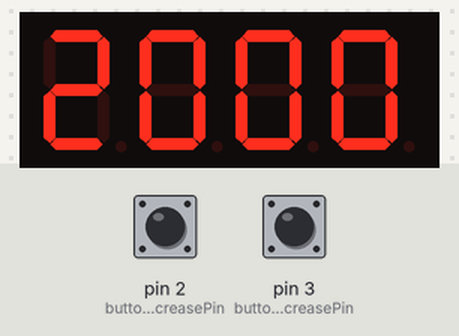
Simulated run of this sketch. Board: Arduino Uno, built with avr-gcc and run on an emulated ATmega328P. On the bench: 4-digit seven-segment display. Wiring (inferred from the names in the program): shift register (74HC595): data pin 12; shift clock pin 9; latch pin 11; 4-digit 7-segment display, segments lit when HIGH: segments Q0, Q2, Q6, Q4, Q3, Q1, Q7, Q5; digit selects pin 7, pin 6, pin 5, pin 4. The test bench sets the inputs (shaded band); at power-on: pin 2 (buttonIncreasePin) HIGH, pin 3 (buttonDecreasePin) HIGH. The segment pins are drawn as the display they are named for.

Above: at 1.2 s.
1.3 s: pin 2 (buttonIncreasePin) pulled LOW for 0.15 s
At 1.9 s:
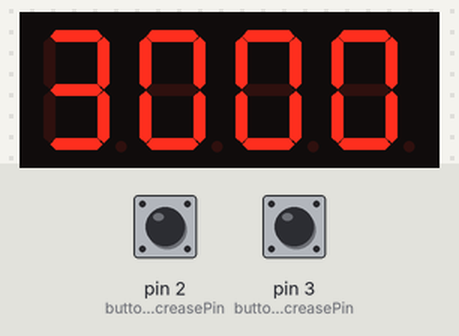
2.9 s: pin 2 (buttonIncreasePin) pulled LOW for 1 s
At 3.3 s:
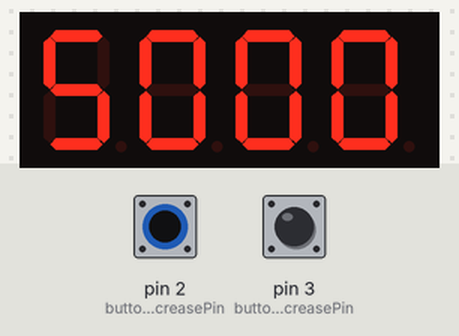
Timing chart, 0 to 5.9 s (numbered marks = the images above; inputs shaded):
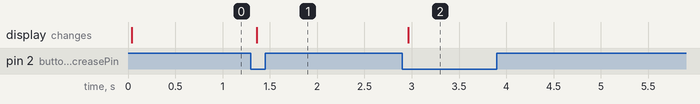

Measured:
- after the input at 1.3 s, the display: changes after 0.06 s (image 1)
- after the input at 2.9 s, the display: changes after 0.06 s (image 2)

The sketch:

Prime_Four_Digital_Display.ino
```cpp
// Frank Feng
// Prime Number Display

/* ***************************************************
 *                Port Configuration                 *
 *************************************************** */

const int dataPin  = 12;  // 74HC595 pin 8 DS
const int latchPin = 11;  // 74HC595 pin 9 STCP
const int clockPin = 9;   // 74HC595 pin 10 SHCP
const int digit0   = 7;   // 7-Segment pin D4
const int digit1   = 6;   // 7-Segment pin D3
const int digit2   = 5;   // 7-Segment pin D2
const int digit3   = 4;   // 7-Segment pin D1
const int buttonIncreasePin = 2; // Increase button
const int buttonDecreasePin = 3; // Decrease button

/* ***************************************************
 *                Global Variables                   *
 *************************************************** */

unsigned char table[]=
    {   0x5F,  // = 0
        0x44,  // = 1
        0x9D,  // = 2
        0xD5,  // = 3
        0xC6,  // = 4
        0xD3,  // = 5
        0xDB,  // = 6
        0x45,  // = 7
        0xDF,  // = 8
        0xC7,  // = 9
    };
unsigned char digitDP = 32;  // 0x20 - adds this to digit to show decimal point
unsigned char controlDigits[] = {digit0, digit1, digit2, digit3}; // Control transistor
unsigned char displayDigits[] = {0, 0, 0, 0}; // Store actual display value number
unsigned int nth = 1; // Current nth prime
unsigned char debound = 0;
int brightness = 90;   // valid range of 0-100, 100=brightest

/* ***************************************************
 *                   Void Setup                      *
 *************************************************** */

void setup() {
    pinMode(latchPin,OUTPUT);
    pinMode(clockPin,OUTPUT);
    pinMode(dataPin,OUTPUT);
    pinMode(buttonIncreasePin, INPUT_PULLUP);
    pinMode(buttonDecreasePin, INPUT_PULLUP);
    for (int x=0; x<4; x++){
        pinMode(controlDigits[x],OUTPUT);
        digitalWrite(controlDigits[x],LOW);  // Turns off the digit
    }
}

/* ***************************************************
 *                   Functions                       *
 *************************************************** */

void DisplaySegments(int number){
     for (int i = 0; i < 4; i++) {
      // Get individual digit of number w/ modulo
       displayDigits[i] = table[static_cast<int>(number / pow(10, i)) % 10];
    }

    for (int x=0; x<4; x++){
        for (int j=0; j<4; j++){
            digitalWrite(controlDigits[j],LOW);    // turn off digits
        }
        digitalWrite(latchPin,LOW);            // Latch = 0, Enable Data
        shiftOut(dataPin,clockPin,MSBFIRST,displayDigits[x]); // Store Data
        digitalWrite(latchPin,HIGH);           // Latch = 1, Send Data
        digitalWrite(controlDigits[x],HIGH);   // turn on one digit
        delay(1);                              // 1 ms delay
    }
    for (int j=0; j<4; j++){
        digitalWrite(controlDigits[j],LOW);    // turn off digits
    }
}

/* ***************************************************
 *              Willans' Prime Factory                *
 *************************************************** */

unsigned long factorial(int num) {
  // Factorial function using recursion
  if (num == 0 || num == 1) {
    return 1;
  } else {
    return num * factorial(num - 1);
  }
}

unsigned long nthPrimeWillans(int n) {
  unsigned long result = 1;

  for (int i = 1; i <= pow(2, n); i++) {
    float innerSum = 0.0;

    for (int j = 1; j <= i; j++) {
      innerSum += floor(pow(cos(PI * (factorial(j - 1) + 1) / j), 2));
    }
    result += floor(pow(n / innerSum, 1.0 / n));
  }
  return result;
}


/* ***************************************************
 *              Sieve of Eratosthenes                *
 *************************************************** */

void sieveOfEratosthenes(bool prime[], int n) {
  for (int p = 2; p * p <= n; p++) {
    if (prime[p]) {
      for (int i = p * p; i <= n; i += p)
        prime[i] = false;
    }
  }
}

unsigned int nthPrimeEratosthenes(int n) {
  const int MAX_SIZE = 8000;
  bool prime[MAX_SIZE];
  memset(prime, true, sizeof(prime));

  sieveOfEratosthenes(prime, MAX_SIZE);

  int count = 0;
  unsigned long result = 0;

  for (int p = 2; p < MAX_SIZE; p++) {
    if (prime[p]) {
      count++;
      if (count == n) {
        result = p;
        break;
      }
    }
  }

  return result;
}

/* ***************************************************
 *              Sieve of Atkins                      *
 *************************************************** */

void sieveOfAtkins(bool *isPrime) {
  const int MAX_LIMIT = 8000;

  int sqrtLimit = static_cast<int>(sqrt(MAX_LIMIT));
  for (int x = 1; x <= sqrtLimit; x++) {
    for (int y = 1; y <= sqrtLimit; y++) {
      int n = (4 * x * x) + (y * y);
      if (n <= MAX_LIMIT && (n % 12 == 1 || n % 12 == 5))
        isPrime[n] = !isPrime[n];

      n = (3 * x * x) + (y * y);
      if (n <= MAX_LIMIT && n % 12 == 7)
        isPrime[n] = !isPrime[n];

      n = (3 * x * x) - (y * y);
      if (x > y && n <= MAX_LIMIT && n % 12 == 11)
        isPrime[n] = !isPrime[n];
    }
  }

  for (int x = 5; x <= sqrtLimit; x++) {
    if (isPrime[x]) {
      for (int y = x * x; y <= MAX_LIMIT; y += x * x) {
        isPrime[y] = false;
      }
    }
  }

  isPrime[2] = isPrime[3] = true;
}

int nthPrimeAtkins(int nth) {
  const int MAX_LIMIT = 8000;
  bool *isPrime = new bool[MAX_LIMIT + 1];
  memset(isPrime, false, (MAX_LIMIT + 1) * sizeof(bool));

  sieveOfAtkins(isPrime);

  int count = 0;
  for (int i = 2; i <= MAX_LIMIT; i++) {
    if (isPrime[i]) {
      count++;
      if (count == nth) {
        delete[] isPrime;
        return i;
      }
    }
  }
}


/* ***************************************************
 *                   Void Loop                       *
 *************************************************** */

void loop() {

    // DisplaySegments(nthPrimeWillans(nth)); // Using Willans' Prime Factory
    // DisplaySegments(nthPrimeAtkins(nth)); // Using Sieve of Atkins
    DisplaySegments(nthPrimeEratosthenes(nth)); // Using Sieve of Eratosthenes

  if (digitalRead(buttonIncreasePin) == LOW && debound == 0)
  {
    nth++;
    debound = 1;
  }

  if (digitalRead(buttonDecreasePin) == LOW && debound == 0 && nth > 1)
  {
    nth--;
    debound = 1;
  }

  if (digitalRead(buttonIncreasePin) == HIGH && digitalRead(buttonDecreasePin) == HIGH)
  {
  debound = 0;
  }
}
```
